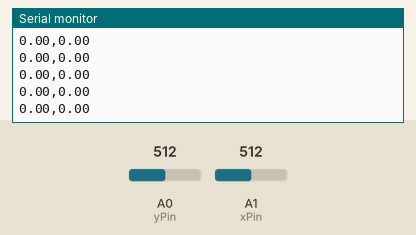
Bench run of a sketch on a simulated Arduino Uno, built with avr-gcc and run on an emulated ATmega328P. On the bench: the last lines printed to the serial monitor. The inputs (shaded band) are chosen by the test bench; at power-on: A0 (yPin) = 512, A1 (xPin) = 512.

Above: at 1.2 s.
1.3 s: A0 (yPin) set to 716
At 1.32 s:
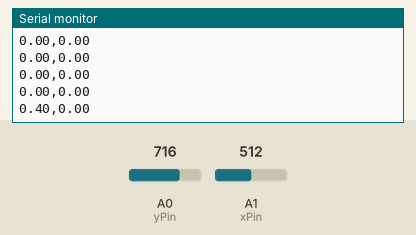
2.8 s: A1 (xPin) set to 716
At 2.84 s:
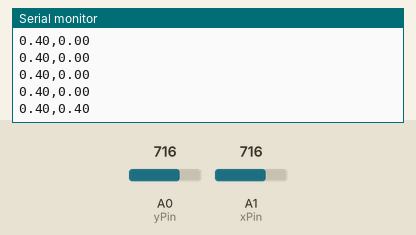
4.3 s: A0 (yPin) set to 900
At 4.35 s:
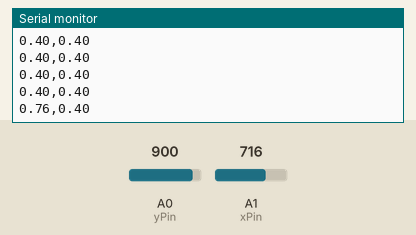
5.8 s: A1 (xPin) set to 900
At 5.87 s:
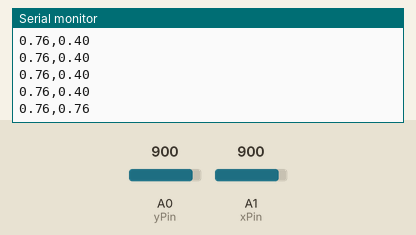
Timing chart, 0 to 8.8 s (numbered marks = the images above; inputs shaded):
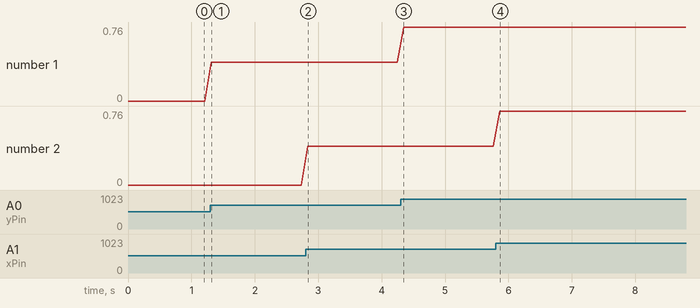

Measured:
- after the input at 1.3 s, the serial monitor: prints a new line at once (image 1)
- after the input at 2.8 s, the serial monitor: prints a new line at once (image 2)
- after the input at 4.3 s, the serial monitor: prints a new line after 0.05 s (image 3)
- after the input at 5.8 s, the serial monitor: prints a new line after 0.06 s (image 4)
- plotted number 1: 0 → 0.4 after the input at 1.3 s, 0.4 → 0.76 after the input at 4.3 s

The sketch:

joystick.ino
```cpp
int xPin = A1;
int yPin = A0;

void setup() {
  // inicializar las comunicaciones en serie a 9600 bps:
  Serial.begin(9600);

  pinMode(xPin, INPUT);
  pinMode(yPin, INPUT);

}

void loop() {
  int x = analogRead(A0);
  int y = analogRead(A1);
  float xMap = map(x, 0, 1023, -1000, 1000);
  float yMap = map(y, 0, 1023, -1000, 1000);
  float xV = xMap/1000;
  float yV = yMap/1000;
  Serial.print(xV);
  Serial.print(",");
  Serial.println(yV);

  delay(100); // añadir un poco de retraso entre lecturas
}
```
